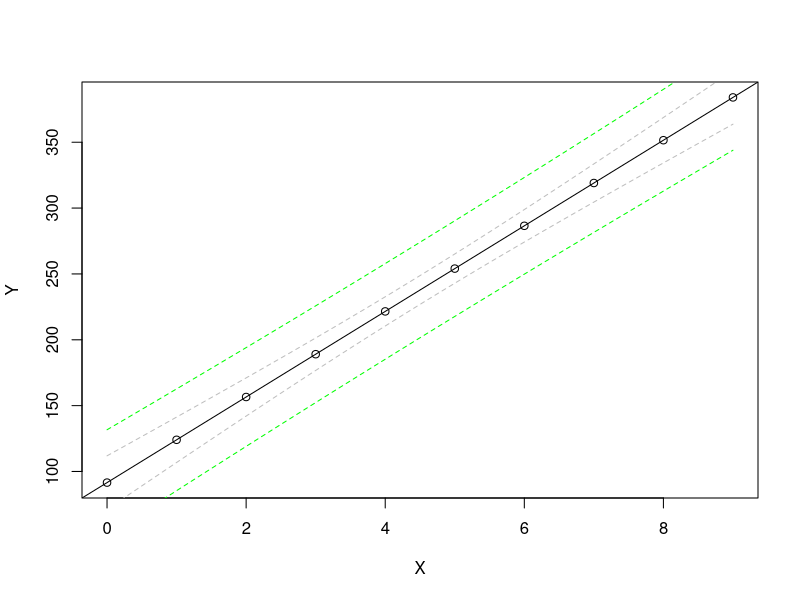

The R script that drew this image:
# Plot Confidence Interval for any linear model
# parameters: 
#       - model_name: can be any linear regression model generated by R, e.g.: lm(Y~X)   haven't tested other model yet
#       - plotLine: default TRUE, set FALSE if you don't want to plot regression line
#       - plotCI:   default TRUE, set FALSE if you don't want to plot confidence interval
#       - plotHI:   default TRUE, set FALSE if you don't want to plot prediction interval
#       - col1 and col2, should be strings, colors of lines for confidence interval and prediction interval



plotCI <- function(model_name,      
                   plotLine = TRUE, 
                   plotCI = TRUE, 
                   plotHI = FALSE, 
                   col1 = "red", col2 = "green") {
  
  X <- model_name$model[,2]
  Y <- model_name$fitted.values
  
  if (plotLine) {
    plot(X,Y)
    abline(model_name)
  }
  
  newdata <- data.frame(X = seq(from = min(X), to = max(X),by = 0.1))
  prd_CI <- predict(model_name, newdata = newdata, interval = "confidence", type = "response") 
  prd_HI <- predict(model_name, newdata = newdata, interval = "predict", type = "response")
  
  df_up_CI <- data.frame(newdata,prd_CI[,2])
  names(df_up_CI) <- c("X", "Pred")
  df_low_CI <- data.frame(newdata,prd_CI[,3])
  names(df_low_CI) <- c("X", "Pred")
  
  df_up_HI <- data.frame(newdata,prd_HI[,2])
  names(df_up_HI) <- c("X", "Pred")
  df_low_HI <- data.frame(newdata,prd_HI[,3])
  names(df_low_HI) <- c("X", "Pred")
  
  if(plotCI){
    lines(df_up_CI$X, df_up_CI$Pred,col= col1,lty=2)
    lines(df_low_CI$X,df_low_CI$Pred,col= col1,lty=2)
  }
 
  if(plotHI){
    lines(df_up_HI$X, df_up_HI$Pred,col= col2,lty=2)
    lines(df_low_HI$X,df_low_HI$Pred,col= col2,lty=2)
  }
}

# test code:
X <- c(0:9)
Y <- c(98,135,162,178,221,232,283,300,374,395)
model <- lm(Y~X)
plotCI(model,plotHI = T, col1 = "grey", col2 = "green")
